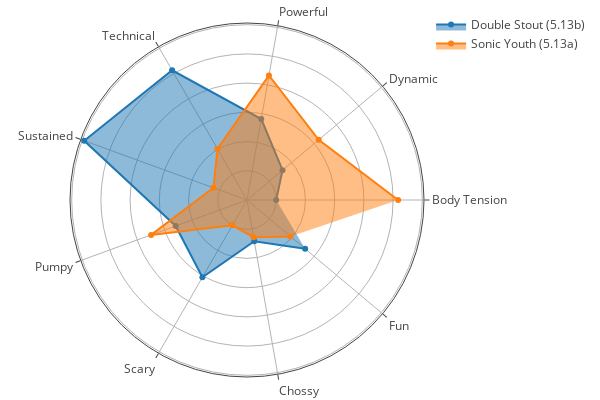

Source (notebook cell):
### Code cell
# 114776484 No Excuse
# 106811748 Choke Cherry Eyes
# 113170173 Whipped Cream
# 107381798	Deepwater Horizon
# 105762645 Childhood's End
# 105749158 Sonic Youth
# 105756778	The Scenic Cruise
# 105758647 Fission aka Ken T'ank
# 105749797	Y2K
# 112095476	Backdoor Man
# 106812289 Double Stout
# 105749530 Skimbleshanks
# 106980056 The Rodeo
# 107892801 Chuckles
# 105753859 Beer Run
# 106586323 Cell Block Six

label_map = {
    'dynamic': 'Dynamic',
    'powerful': 'Powerful',
    'body_tension': 'Body Tension',
    'technical': 'Technical',
    'sustained': 'Sustained',
    'pump': 'Pumpy',
    'scary': 'Scary',
    'chossy': 'Chossy',
    'fun': 'Fun',
}

IDs = [106812289, 105749158]
fig = multi_route_radar_plot(IDs, df, model, general_descriptors, label_map)
fig.update_layout(height=400, width=600)
fig.write_image('example_route_profiles.png', scale=5)

fig

### Figure 1 — Plotly figure (JSON) as saved in the notebook; plotly's stock layout.template omitted (floating-point values rounded to 4 significant figures)
{"data": [{"customdata": [["Double Stout", "Body Tension", 0.1], ["Double Stout", "Dynamic", 0.16], ["Double Stout", "Powerful", 0.28], ["Double Stout", "Technical", 0.51], ["Double Stout", "Sustained", 0.59], ["Double Stout", "Pumpy", 0.26], ["Double Stout", "Scary", 0.31], ["Double Stout", "Chossy", 0.14], ["Double Stout", "Fun", 0.26]], "fill": "toself", "hoverlabel": {"bgcolor": "white", "font": {"family": "Arial", "size": 12}}, "hovertemplate": "<b>%{customdata[0]}</b><br>%{customdata[1]} = %{customdata[2]}<extra></extra>", "name": "Double Stout (5.13b)", "r": [0.1, 0.1587, 0.2814, 0.5127, 0.593, 0.2598, 0.3053, 0.1431, 0.2597], "theta": ["Body Tension", "Dynamic", "Powerful", "Technical", "Sustained", "Pumpy", "Scary", "Chossy", "Fun"], "type": "scatterpolar"}, {"customdata": [["Sonic Youth", "Body Tension", 0.52], ["Sonic Youth", "Dynamic", 0.32], ["Sonic Youth", "Powerful", 0.43], ["Sonic Youth", "Technical", 0.2], ["Sonic Youth", "Sustained", 0.12], ["Sonic Youth", "Pumpy", 0.35], ["Sonic Youth", "Scary", 0.1], ["Sonic Youth", "Chossy", 0.13], ["Sonic Youth", "Fun", 0.19]], "fill": "toself", "hoverlabel": {"bgcolor": "white", "font": {"family": "Arial", "size": 12}}, "hovertemplate": "<b>%{customdata[0]}</b><br>%{customdata[1]} = %{customdata[2]}<extra></extra>", "name": "Sonic Youth (5.13a)", "r": [0.5173, 0.3203, 0.4327, 0.202, 0.1221, 0.3492, 0.1, 0.1294, 0.1939], "theta": ["Body Tension", "Dynamic", "Powerful", "Technical", "Sustained", "Pumpy", "Scary", "Chossy", "Fun"], "type": "scatterpolar"}], "layout": {"height": 400, "margin": {"b": 10, "l": 70, "pad": 5, "r": 25, "t": 10}, "polar": {"radialaxis": {"linewidth": 0, "showticklabels": false, "ticks": ""}}, "width": 600}}
